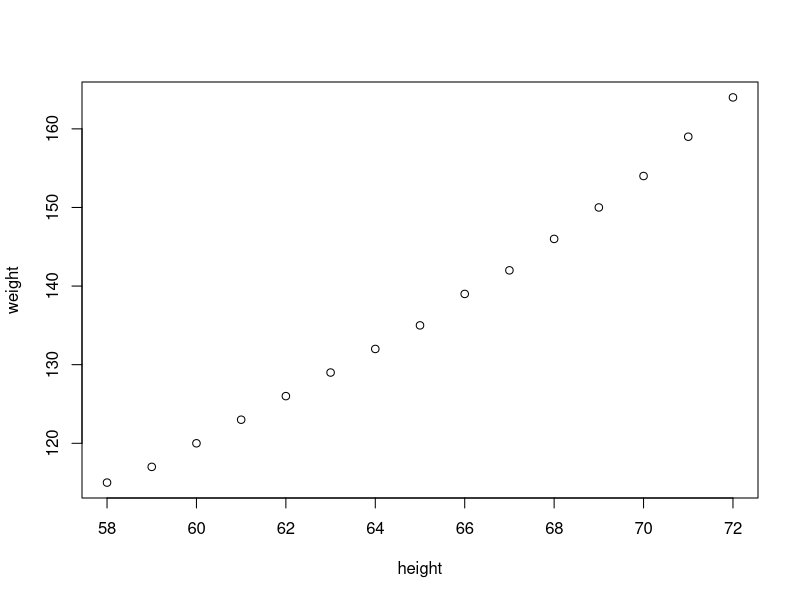
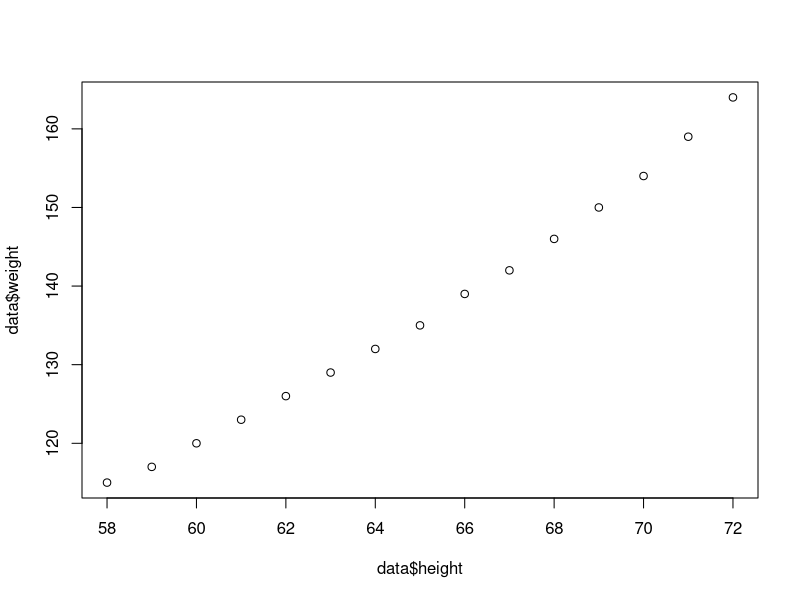
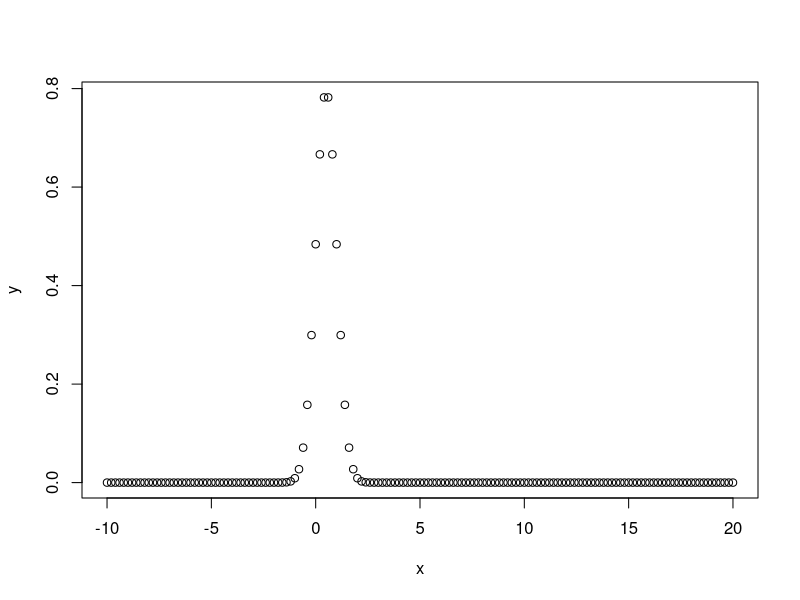
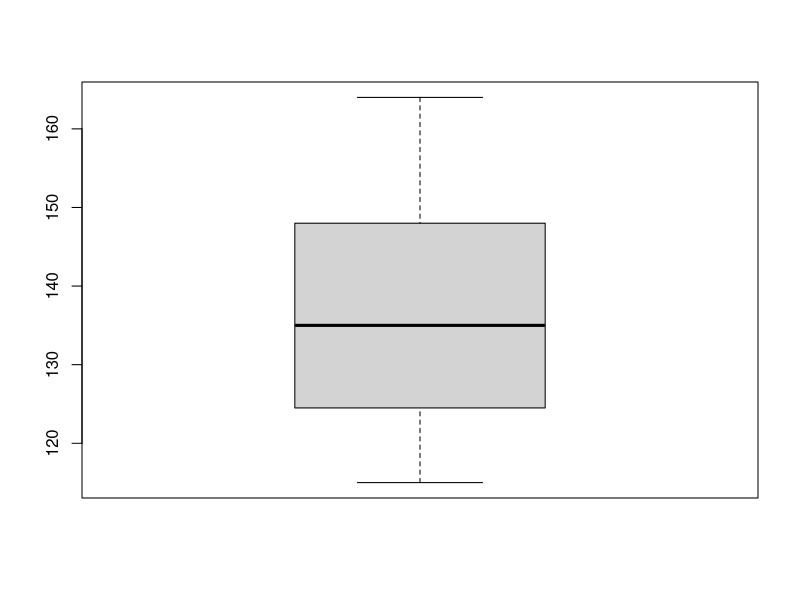
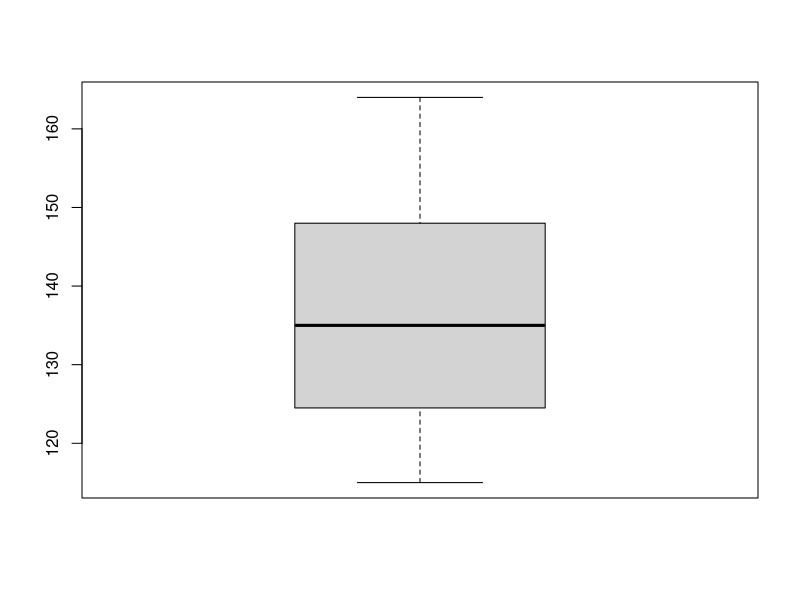

Source code (R) for these figures, in order:
# Statistics
# Date: 16 October 2022


data = women
print(data)
print(data$height)
plot(women)
summary(data$height)
summary(data$weight)
x = data$height
y = data$weight

relation <- lm(y~x)
print(summary(relation))
plot(data$height, data$weight)


x <- seq(-10, 20, by = .2)
y <- dnorm(x, mean = 0.5, sd = 0.5)
plot(x,y)

boxplot(data$weight)
boxplot(data$weight)
